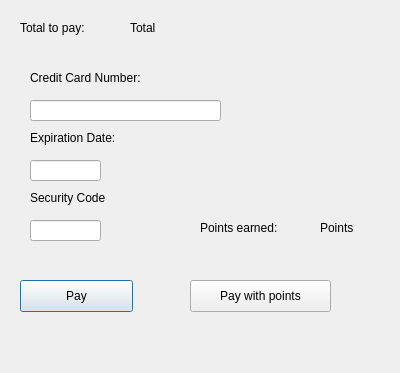
<?xml version="1.0" encoding="UTF-8"?>
<ui version="4.0">
 <class>Dialog</class>
 <widget class="QDialog" name="Dialog">
  <property name="geometry">
   <rect>
    <x>0</x>
    <y>0</y>
    <width>400</width>
    <height>373</height>
   </rect>
  </property>
  <property name="windowTitle">
   <string>Dialog</string>
  </property>
  <widget class="QLabel" name="label_4">
   <property name="geometry">
    <rect>
     <x>20</x>
     <y>20</y>
     <width>81</width>
     <height>16</height>
    </rect>
   </property>
   <property name="text">
    <string>Total to pay:</string>
   </property>
  </widget>
  <widget class="QLabel" name="label_5">
   <property name="geometry">
    <rect>
     <x>130</x>
     <y>20</y>
     <width>59</width>
     <height>16</height>
    </rect>
   </property>
   <property name="text">
    <string>Total</string>
   </property>
  </widget>
  <widget class="QLabel" name="label">
   <property name="geometry">
    <rect>
     <x>30</x>
     <y>70</y>
     <width>141</width>
     <height>16</height>
    </rect>
   </property>
   <property name="text">
    <string>Credit Card Number:</string>
   </property>
  </widget>
  <widget class="QLineEdit" name="lineEdit">
   <property name="geometry">
    <rect>
     <x>30</x>
     <y>100</y>
     <width>191</width>
     <height>21</height>
    </rect>
   </property>
  </widget>
  <widget class="QLabel" name="label_2">
   <property name="geometry">
    <rect>
     <x>30</x>
     <y>130</y>
     <width>111</width>
     <height>16</height>
    </rect>
   </property>
   <property name="text">
    <string>Expiration Date:</string>
   </property>
  </widget>
  <widget class="QLineEdit" name="lineEdit_2">
   <property name="geometry">
    <rect>
     <x>30</x>
     <y>160</y>
     <width>71</width>
     <height>21</height>
    </rect>
   </property>
  </widget>
  <widget class="QLabel" name="label_3">
   <property name="geometry">
    <rect>
     <x>30</x>
     <y>190</y>
     <width>101</width>
     <height>16</height>
    </rect>
   </property>
   <property name="text">
    <string>Security Code</string>
   </property>
  </widget>
  <widget class="QLineEdit" name="lineEdit_3">
   <property name="geometry">
    <rect>
     <x>30</x>
     <y>220</y>
     <width>71</width>
     <height>21</height>
    </rect>
   </property>
  </widget>
  <widget class="QPushButton" name="pushButton">
   <property name="geometry">
    <rect>
     <x>20</x>
     <y>280</y>
     <width>113</width>
     <height>32</height>
    </rect>
   </property>
   <property name="text">
    <string>Pay</string>
   </property>
  </widget>
  <widget class="QLabel" name="label_6">
   <property name="geometry">
    <rect>
     <x>200</x>
     <y>220</y>
     <width>91</width>
     <height>16</height>
    </rect>
   </property>
   <property name="text">
    <string>Points earned:</string>
   </property>
  </widget>
  <widget class="QLabel" name="label_7">
   <property name="geometry">
    <rect>
     <x>320</x>
     <y>220</y>
     <width>59</width>
     <height>16</height>
    </rect>
   </property>
   <property name="text">
    <string>Points</string>
   </property>
  </widget>
  <widget class="QPushButton" name="pushButton_2">
   <property name="geometry">
    <rect>
     <x>190</x>
     <y>280</y>
     <width>141</width>
     <height>32</height>
    </rect>
   </property>
   <property name="text">
    <string>Pay with points</string>
   </property>
  </widget>
 </widget>
 <resources/>
 <connections/>
</ui>
